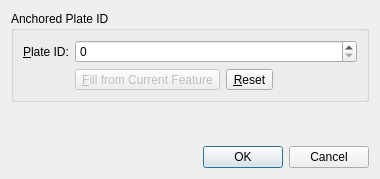
<?xml version="1.0" encoding="UTF-8"?>
<ui version="4.0">
 <class>SpecifyAnchoredPlateIdDialog</class>
 <widget class="QDialog" name="SpecifyAnchoredPlateIdDialog">
  <property name="geometry">
   <rect>
    <x>0</x>
    <y>0</y>
    <width>380</width>
    <height>179</height>
   </rect>
  </property>
  <property name="windowTitle">
   <string>Specify Anchored Plate ID</string>
  </property>
  <property name="windowIcon">
   <iconset resource="../qt-resources/qt_widgets.qrc">
    <normaloff>:/gplates_logo_16.png</normaloff>:/gplates_logo_16.png</iconset>
  </property>
  <property name="modal">
   <bool>true</bool>
  </property>
  <layout class="QVBoxLayout" name="verticalLayout_2">
   <item>
    <widget class="QGroupBox" name="main_groupbox">
     <property name="title">
      <string>Anchored Plate ID</string>
     </property>
     <layout class="QFormLayout" name="formLayout">
      <item row="0" column="0">
       <widget class="QLabel" name="fixed_plate_label">
        <property name="text">
         <string>&amp;Plate ID:</string>
        </property>
        <property name="buddy">
         <cstring>fixed_plate_spinbox</cstring>
        </property>
       </widget>
      </item>
      <item row="0" column="1">
       <widget class="QSpinBox" name="fixed_plate_spinbox">
        <property name="minimum">
         <number>0</number>
        </property>
        <property name="maximum">
         <number>999999999</number>
        </property>
        <property name="value">
         <number>0</number>
        </property>
       </widget>
      </item>
      <item row="1" column="1">
       <layout class="QHBoxLayout" name="horizontalLayout">
        <item>
         <widget class="QToolButton" name="fill_toolbutton">
          <property name="enabled">
           <bool>false</bool>
          </property>
          <property name="text">
           <string>&amp;Fill from Current Feature</string>
          </property>
          <property name="popupMode">
           <enum>QToolButton::InstantPopup</enum>
          </property>
         </widget>
        </item>
        <item>
         <widget class="QToolButton" name="reset_button">
          <property name="toolTip">
           <string>Reset Plate ID to 0</string>
          </property>
          <property name="text">
           <string>&amp;Reset</string>
          </property>
          <property name="icon">
           <iconset resource="../qt-resources/qt_widgets.qrc">
            <normaloff>:/tango_undo_16.png</normaloff>:/tango_undo_16.png</iconset>
          </property>
          <property name="toolButtonStyle">
           <enum>Qt::ToolButtonTextBesideIcon</enum>
          </property>
         </widget>
        </item>
        <item>
         <spacer name="horizontalSpacer">
          <property name="orientation">
           <enum>Qt::Horizontal</enum>
          </property>
          <property name="sizeHint" stdset="0">
           <size>
            <width>40</width>
            <height>20</height>
           </size>
          </property>
         </spacer>
        </item>
       </layout>
      </item>
     </layout>
    </widget>
   </item>
   <item>
    <spacer name="verticalSpacer">
     <property name="orientation">
      <enum>Qt::Vertical</enum>
     </property>
     <property name="sizeHint" stdset="0">
      <size>
       <width>20</width>
       <height>0</height>
      </size>
     </property>
    </spacer>
   </item>
   <item>
    <widget class="QDialogButtonBox" name="main_buttonbox">
     <property name="standardButtons">
      <set>QDialogButtonBox::Cancel|QDialogButtonBox::Ok</set>
     </property>
    </widget>
   </item>
  </layout>
 </widget>
 <resources>
  <include location="../qt-resources/qt_widgets.qrc"/>
 </resources>
 <connections/>
</ui>
